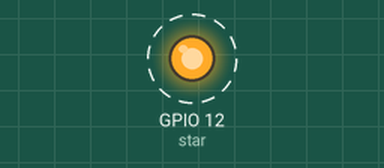
Recording of a program running on a simulated Raspberry Pi (BCM pin numbers). Parts: output pins drawn as LEDs (lit = HIGH). Dashed ring = blinking.

Above: at 0.5 s.
Timing chart, 0 to 4.6 s (numbered marks = the images above):
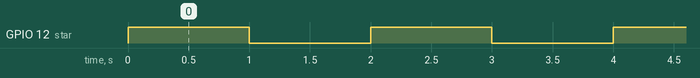

The program:

star-on-off-infinite-loop.py
```python
import RPi.GPIO as GPIO
import time
GPIO.setmode(GPIO.BCM)
# Start writing your program below

star = 12
GPIO.setup(star, GPIO.OUT)
interval = 1

while True:
    try:
        GPIO.output(star, GPIO.HIGH)
        time.sleep(interval)
        GPIO.output(star, GPIO.LOW)
        time.sleep(interval)
    except KeyboardInterrupt:
        break

# Write your program above this line
GPIO.cleanup()
```

Measured:
- by itself, GPIO 12 (star): alternates HIGH for 1.0 s and LOW for 1.0 s
